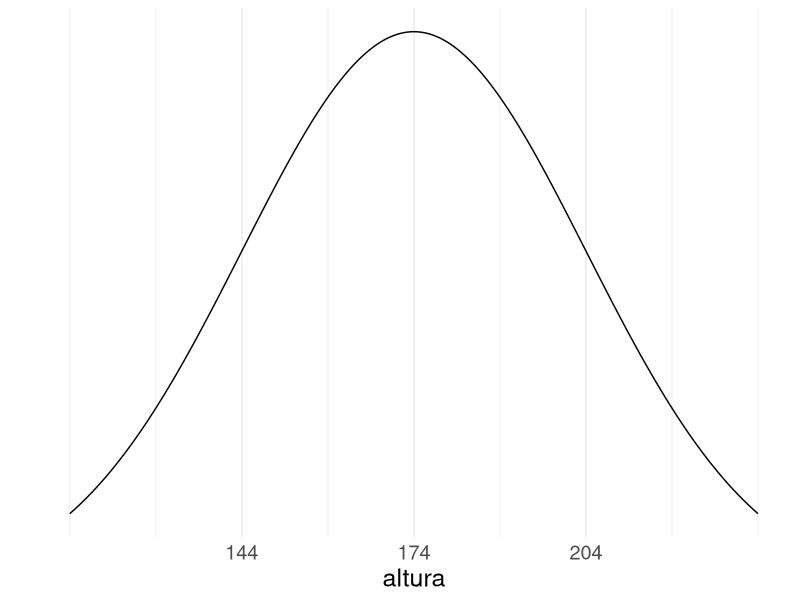
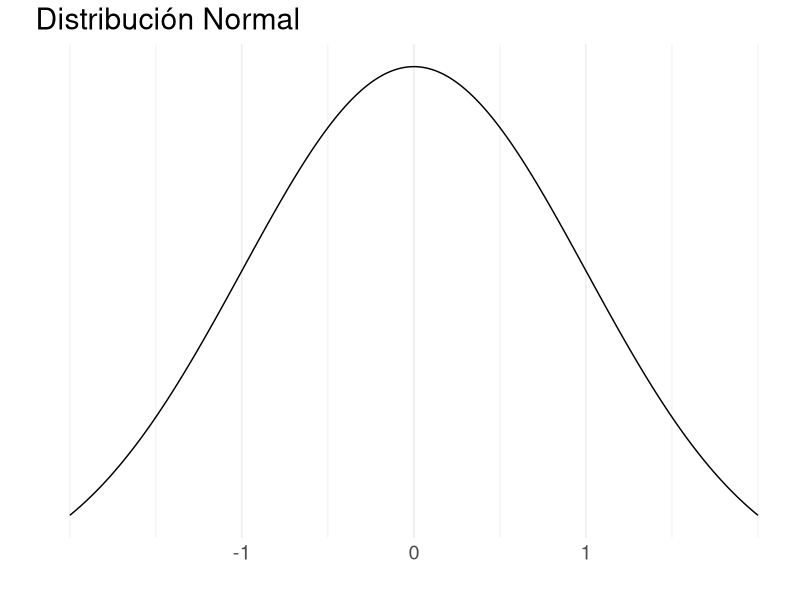
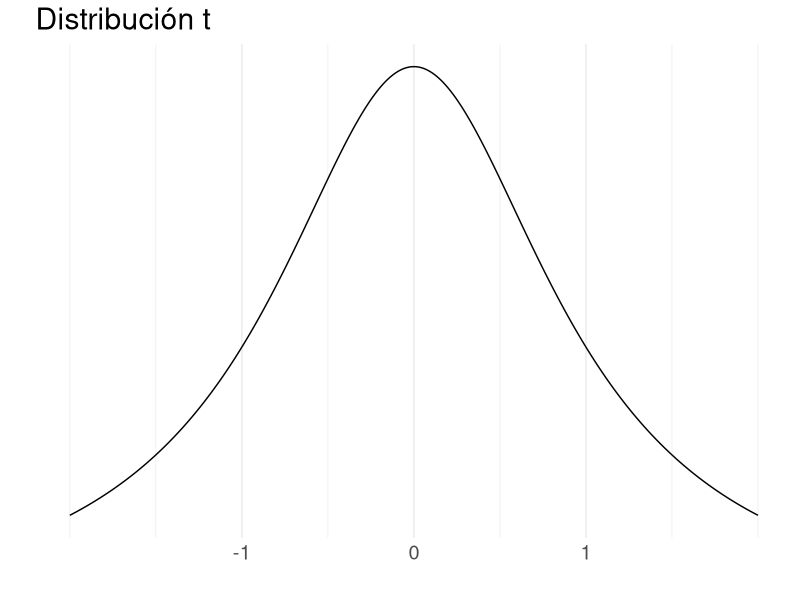
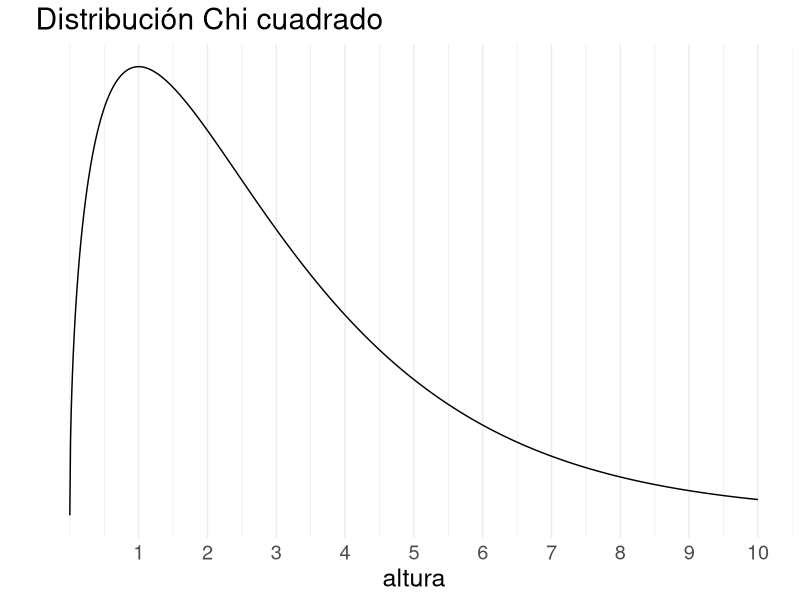
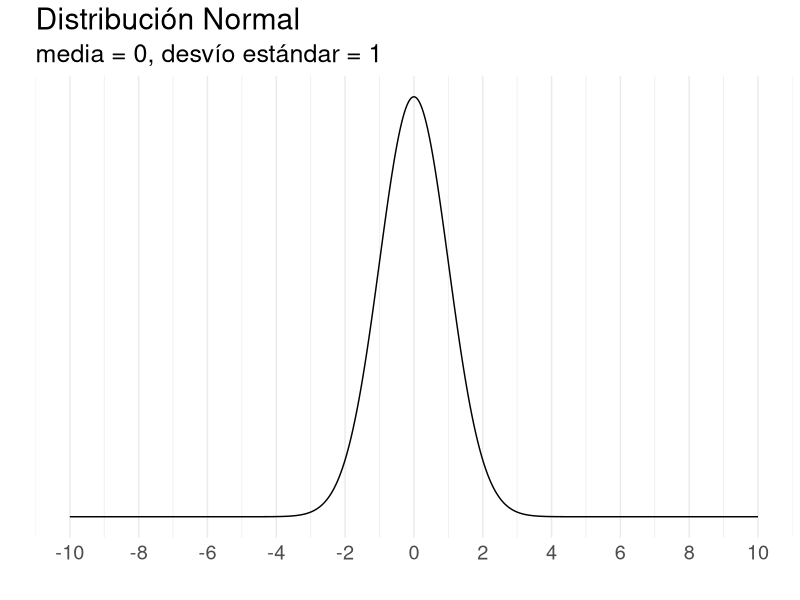
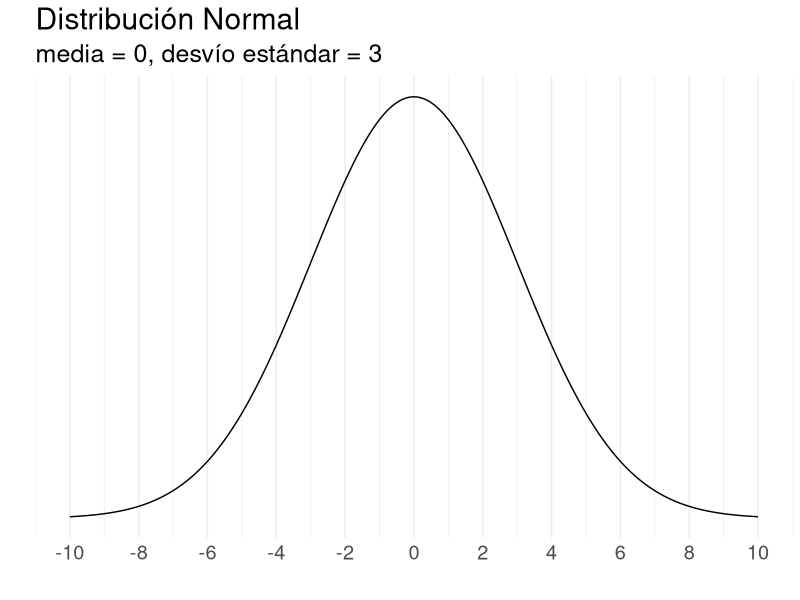
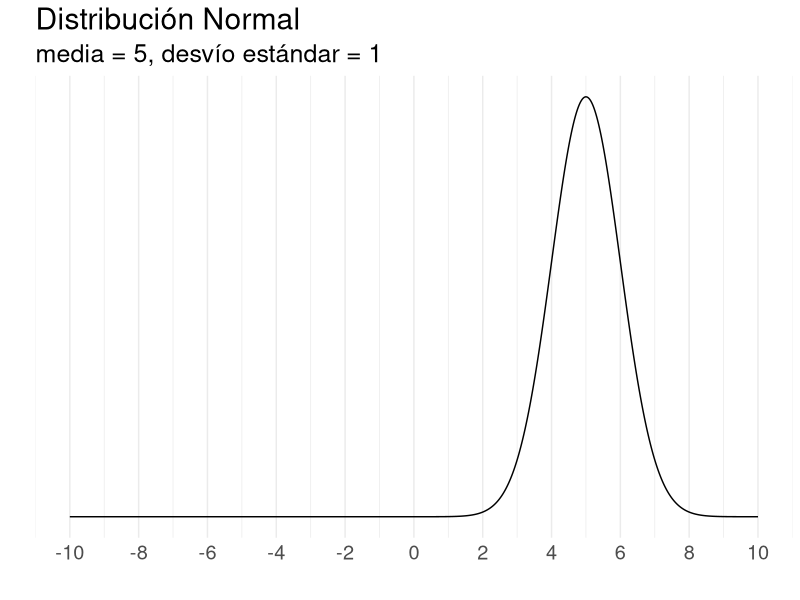
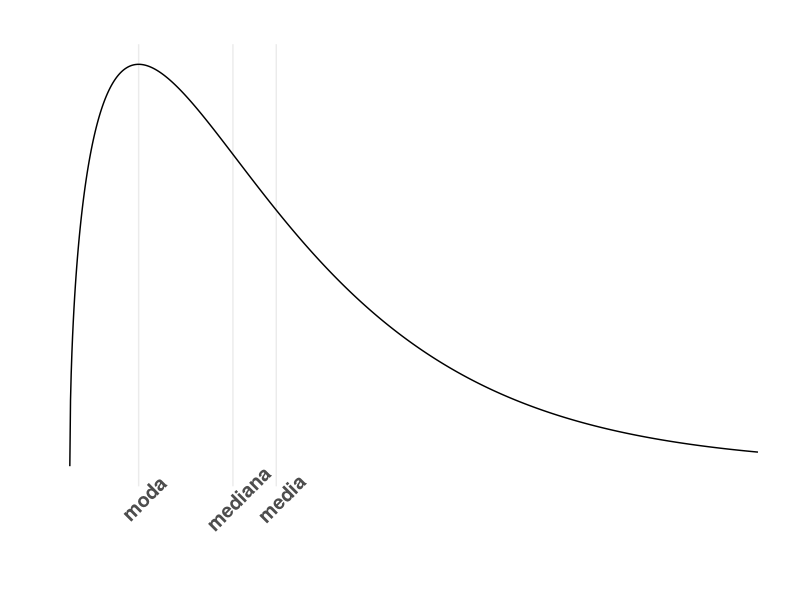

Here is the R script that generated these plots, in order:
## ---- chunk 1
knitr::opts_chunk$set(warning = FALSE, message = FALSE, echo=FALSE, fig.width = 15)
library(tidyverse)
library(kableExtra)
library(cowplot)
set.seed(12)
## ---- chunk 2
tibble(valor=1:6, probabilidad = rep("1/6", 6)) %>% 
  kable()
## ---- chunk 3

ggplot(data = data.frame(x = c(114, 234)), aes(x)) +
  stat_function(fun = dnorm, n = 1000, args = list(mean = 174, sd = 30)) + 
  labs(x='altura',y="") +
  scale_y_continuous(breaks = NULL)+
  scale_x_continuous(breaks = c(144,174,204))+
  theme_minimal()+
  theme(text = element_text(size = 18))
## ---- chunk 4

ggplot(data = data.frame(x = c(-2,2)), aes(x)) +
  stat_function(fun = dnorm, n = 1000, args = list(mean = 0, sd = 1)) + 
  labs(x='',y="", title = "Distribución Normal") +
  scale_y_continuous(breaks = NULL)+
  scale_x_continuous(breaks = c(-1,0,1))+
  theme_minimal()+
  theme(text = element_text(size = 18))

ggplot(data = data.frame(x = c(-2, 2)), aes(x)) +
  stat_function(fun = dt, n = 1000, args = list(df=1)) + 
  labs(x='',y="", title = "Distribución t")+
  scale_y_continuous(breaks = NULL)+
  scale_x_continuous(breaks = c(-1,0,1))+
  theme_minimal()+
  theme(text = element_text(size = 18))

ggplot(data = data.frame(x = c(0, 10)), aes(x)) +
  stat_function(fun = dchisq, n = 1000, args = list(df=3)) + 
  labs(x='altura',y="", title = "Distribución Chi cuadrado")+
  scale_y_continuous(breaks = NULL)+
  scale_x_continuous(breaks = c(1:10))+
  theme_minimal()+
  theme(text = element_text(size = 18))

## ---- chunk 5

ggplot(data = data.frame(x = c(-10,10)), aes(x)) +
  stat_function(fun = dnorm, n = 1000, args = list(mean = 0, sd = 1)) + 
  labs(x='',y="", title = "Distribución Normal",
       subtitle = 'media = 0, desvío estándar = 1') +
  scale_y_continuous(breaks = NULL)+
  scale_x_continuous(breaks = seq(-10,10,2))+
  theme_minimal()+
  theme(text = element_text(size = 18))

ggplot(data = data.frame(x = c(-10,10)), aes(x)) +
  stat_function(fun = dnorm, n = 1000, args = list(mean = 0, sd = 3)) + 
  labs(x='',y="", title = "Distribución Normal",
       subtitle = 'media = 0, desvío estándar = 3') +
  scale_y_continuous(breaks = NULL)+
  scale_x_continuous(breaks = seq(-10,10,2))+
  theme_minimal()+
  theme(text = element_text(size = 18))

ggplot(data = data.frame(x = c(-10,10)), aes(x)) +
  stat_function(fun = dnorm, n = 1000, args = list(mean = 5, sd = 1)) + 
  labs(x='',y="", title = "Distribución Normal",
       subtitle = 'media = 5, desvío estándar = 1') +  
  scale_y_continuous(breaks = NULL)+
  scale_x_continuous(breaks = seq(-10,10,2))+
  theme_minimal()+
  theme(text = element_text(size = 18))



## ---- chunk 6
df=3
mean = df
median <- qchisq(p = 0.5,df = df)
mode <- max(df-2,0)

cortes <- round(c(mean, median, mode),2)
etiquetas <- c('media', 'mediana', 'moda')

ggplot(data = data.frame(x = c(0, 10)), aes(x)) +
  stat_function(fun = dchisq, n = 1000, args = list(df=df)) + 
  labs(x='',y="", title = "")+
  scale_y_continuous(breaks = NULL)+
  scale_x_continuous(breaks = cortes, labels = etiquetas)+
  theme_minimal()+
  theme(panel.grid.minor = element_blank(),
        text = element_text(size = 18),
        axis.text.x = element_text(face = 'bold', angle = 45))
## ---- chunk 7

df=3
Q1 <- qchisq(p = 0.25,df = df)
Q2 <- qchisq(p = 0.5,df = df)
Q3 <- qchisq(p = 0.75,df = df)

cortes <- round(c(Q1,Q2,Q3),2)
etiquetas <- c("Q1","Q2","Q3")


ggplot(data = data.frame(x = c(0, 10)), aes(x)) +
  stat_function(fun = dchisq, n = 1000, args = list(df=df)) + 
  labs(x='',y="", title = "")+
  scale_y_continuous(breaks = NULL)+
  scale_x_continuous(breaks = cortes, labels = etiquetas)+
  theme_minimal()+
  theme(panel.grid.minor = element_blank(),
        axis.text.x = element_text(size = 12, face = 'bold', angle = 45),
        text = element_text(size = 18))
## ---- chunk 8


distribuciones <- tibble(
Normal = rnorm(n = 15,mean = 0, sd = 1 ),
`T-student` = rt(n = 15,df=1 ),
Chi = rchisq(n = 15,df=1)) %>% 
  gather(distribucion, valor)

ggplot(data = distribuciones, aes(distribucion, valor, fill=distribucion)) +
  geom_boxplot()+
  labs(x='',y="", title = "Boxplot") +
  facet_wrap(.~distribucion, scales = "free_x")+
  theme_minimal()+
  theme(legend.position = 'none',
        axis.text.x = element_blank(),
        text = element_text(size = 18))

## ---- chunk 9

distribuciones <- tibble(
Normal = rnorm(n = 100,mean = 0, sd = 1 ),
`T-student` = rt(n = 100,df=1 ),
Chi = rchisq(n = 100,df=1)) %>% 
  gather(distribucion, valor)

ggplot(data = distribuciones, aes(distribucion, valor, fill=distribucion)) +
  geom_boxplot()+
  labs(x='',y="", title = "Boxplot") +
  facet_wrap(.~distribucion, scales = "free_x")+
  theme_minimal()+
  theme(legend.position = 'none',
        axis.text.x = element_blank(),
        text = element_text(size = 18))

## ---- chunk 10
distribuciones <- tibble(
`Media 0, ds=1` = rnorm(n = 100,mean = 0, sd = 1 ),
`Media 0, ds=2` = rnorm(n = 100,mean = 0, sd = 2 ),
`Media 5, ds=1` = rnorm(n = 100,mean = 5, sd = 1 )) %>% 
  gather(distribucion, valor)

ggplot(data = distribuciones, aes(distribucion, valor, fill=distribucion)) +
  geom_boxplot()+
  labs(x='',y="", title = "Distribución normal") +
  facet_wrap(.~distribucion, scales = "free_x")+
  theme_minimal()+
  theme(legend.position = 'none',
        axis.text.x = element_blank(),
        text = element_text(size = 18))
## ---- chunk 11
distribuciones <- tibble(
Normal = rnorm(n = 15,mean = 0, sd = 1 ),
`T-student` = rt(n = 15,df=1 ),
Chi = rchisq(n = 15,df=1)) %>% 
  gather(distribucion, valor)

ggplot(data = distribuciones, aes( x=valor, fill=distribucion)) +
  geom_histogram(bins = 10)+
  labs(x='',y="", title = "Histograma") +
  facet_grid(distribucion~.)+
  theme_minimal()+
  theme(legend.position = 'none',
        axis.text.y = element_blank(),
        text = element_text(size = 18))


distribuciones <- tibble(
`Media 0, ds=1` = rnorm(n = 100,mean = 0, sd = 1 ),
`Media 0, ds=2` = rnorm(n = 100,mean = 0, sd = 2 ),
`Media 5, ds=1` = rnorm(n = 100,mean = 5, sd = 1 )) %>% 
  gather(distribucion, valor)

ggplot(data = distribuciones, aes( x=valor, fill=distribucion)) +
  geom_histogram(bins = 20)+
  labs(x='',y="", title = "Distribución normal") +
  facet_grid(distribucion~.)+
  theme_minimal()+
  theme(legend.position = 'none',
        axis.text.y = element_blank(),
        text = element_text(size = 18))
## ---- chunk 12
distribuciones <- tibble(
Normal = rnorm(n = 15,mean = 0, sd = 1 ),
`T-student` = rt(n = 15,df=1 ),
Chi = rchisq(n = 15,df=1)) %>% 
  gather(distribucion, valor)

ggplot(data = distribuciones, aes( x=valor, fill=distribucion)) +
  geom_density(bins = 10)+
  labs(x='',y="", title = "Histograma") +
  facet_grid(distribucion~.)+
  theme_minimal()+
  theme(legend.position = 'none',
        axis.text.y = element_blank(),
        text = element_text(size = 18))


distribuciones <- tibble(
`Media 0, ds=1` = rnorm(n = 100,mean = 0, sd = 1 ),
`Media 0, ds=2` = rnorm(n = 100,mean = 0, sd = 2 ),
`Media 5, ds=1` = rnorm(n = 100,mean = 5, sd = 1 )) %>% 
  gather(distribucion, valor)

ggplot(data = distribuciones, aes( x=valor, fill=distribucion)) +
  geom_density(bins = 20)+
  labs(x='',y="", title = "Distribución normal") +
  facet_grid(distribucion~.)+
  theme_minimal()+
  theme(legend.position = 'none',
        axis.text.y = element_blank(),
        text = element_text(size = 18))
## ---- chunk 13
distribuciones <- tibble(
Normal = rnorm(n = 15,mean = 0, sd = 1 ),
`T-student` = rt(n = 15,df=1 ),
Chi = rchisq(n = 15,df=1)) %>% 
  gather(distribucion, valor)

ggplot(data = distribuciones, aes(distribucion, valor, fill=distribucion)) +
  geom_violin(alpha=0.75)+
  geom_boxplot(alpha=0.5)+
  labs(x='',y="", title = "Boxplot") +
  facet_wrap(.~distribucion, scales = "free_x")+
  theme_minimal()+
  theme(legend.position = 'none',
        axis.text.x = element_blank(),
        text = element_text(size = 18))


distribuciones <- tibble(
`Media 0, ds=1` = rnorm(n = 100,mean = 0, sd = 1 ),
`Media 0, ds=2` = rnorm(n = 100,mean = 0, sd = 2 ),
`Media 5, ds=1` = rnorm(n = 100,mean = 5, sd = 1 )) %>% 
  gather(distribucion, valor)

ggplot(data = distribuciones, aes(distribucion, valor, fill=distribucion)) +
  geom_violin(alpha=0.75)+
  geom_boxplot(alpha=0.5)+
  geom_boxplot()+
  labs(x='',y="", title = "Distribución normal") +
  facet_wrap(.~distribucion, scales = "free_x")+
  theme_minimal()+
  theme(legend.position = 'none',
        axis.text.x = element_blank(),
        text = element_text(size = 18))
